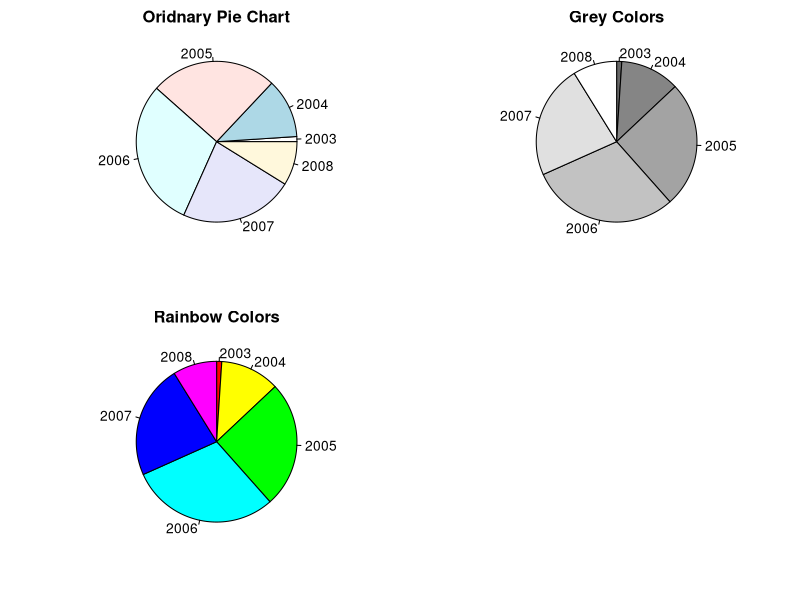

Recreate this plot in R. (Note: this script raises an error after producing the figure.)
#Chapter 7
#Topics:
# Pie Chart, pie()
# par()
# Bar Chart
# Strip Chart

#setwd("/home/diego/Learning/LearningR") #Laptop 
#setwd("/home/valdeslab/Learning/LearningR") #GreenMachine
rm(list = ls()) #clear environment

#Pie Chart
BFCases = read.table(file = "RBook/BirdFluCases.txt", header = TRUE)
names(BFCases)
str(BFCases)

Cases = rowSums(BFCases[ , 2:16]) #Sum up rows for cols 2:16
names(Cases) = BFCases[ , 1] #Assign names to be the year
Cases

par(mfrow = c(2,2), mar = c(3,3,2,1))
pie(Cases, main = "Oridnary Pie Chart")
pie(Cases, col = gray(seq(0.4, 1.0, length = 6)), clockwise = TRUE, main = "Grey Colors")
pie(Cases, col = rainbow(6), clockwise = TRUE, main = "Rainbow Colors")
#install plotrix 
install.packages("plotrix")
library(plotrix)
pie3D(Cases, labels = names(Cases), explode = 0.1, main = "3d Pie Chart", labelcex = 0.6)

#par()
#Provides graph parameters
#mfrow(x,y) - x rows, y cols
#mar(b,l,t,r) - white space between graphs - bottom, left, top, right 

op = par(mfrow = c(2,2), mar = c(3,3,2,1)) #Set par to display charts
pie(Cases, main = "Oridnary Pie Chart")
pie(Cases, col = gray(seq(0.4, 1.0, length = 6)), clockwise = TRUE, main = "Grey Colors")
pie(Cases, col = rainbow(6), clockwise = TRUE, main = "Rainbow Colors")
pie3D(Cases, labels = names(Cases), explode = 0.1, main = "3d Pie Chart", labelcex = 0.6)
par(op) #Reset to default
pie3D(Cases, labels = names(Cases), explode = 0.1, main = "3d Pie Chart", labelcex = 0.6)

#Bar Chart
BFDeaths = read.table(file = "RBook/BirdFluDeaths.txt", header = TRUE, check.names = FALSE) #File has a bad name
names(BFDeaths)
str(BFDeaths)
colnames(BFDeaths)[8] = "Indonesia" #Change to a good name

Deaths = rowSums(BFDeaths[, 2:16])
names(Deaths) = BFDeaths[,1]
Deaths

par(mfrow = c(2,2), mar = c(3,3,2,1))
barplot(Cases, main = "Bird Flu Cases")
Counts = cbind(Cases, Deaths)
barplot(Counts)
barplot(t(Counts), col = gray(c(0.5, 1))) #Use t() to transpose data for chart making
barplot(t(Counts), beside = TRUE)
barplot(Counts, beside = TRUE)

par(mfrow = c(1,2))
barplot(t(Counts), beside = TRUE)
barplot(Counts, beside = TRUE)

Benthic = read.table(file = "RBook/RIKZ2.txt", header = TRUE)
Bent.M = tapply(Benthic$Richness, INDEX = Benthic$Beach, FUN = mean) #Bent.M = tapply(Benthic$Richness, Benthic$Beach, mean)
Bent.sd = tapply(Benthic$Richness, Benthic$Beach, sd)
MSD = cbind(Bent.M, Bent.sd)

#Create the bar chart in stages
barplot(Bent.M)
barplot(Bent.M, xlab = "Beach", ylim = c(0,20), ylab = "Richness", col = rainbow(9)) #Add labels and color
bp = barplot(Bent.M, xlab = "Beach", ylim = c(0,20), ylab = "Richness", col = rainbow(9)) #Assign mid points of x axis to be starts of sd
bp
arrows(bp, Bent.M, bp, Bent.M + Bent.sd, lwd = 1.5, angle = 90, length = 0.1) #Add the arrows for the sd
box() #Put a box around the plot

#Strip Chart
Benth.le = tapply(Benthic$Richness, Benthic$Beach, length) #Sample size for each beach
Bent.se = Bent.sd / sqrt(Benth.le) #Standard error - divide sd by sample size

stripchart(Benthic$Richness ~ Benthic$Beach, vert = TRUE, pch = 1, method = "jitter", jit = 0.05, xlab = "Beach", ylab = "Richness")
points(1:9, Bent.M, pch = 16, cex = 1.5) #Add means of each beach
arrows(1:9, Bent.M, 1:9, Bent.M + Bent.se, lwd = 1.5, angle = 90, length = 0.1) #Add the sd
arrows(1:9, Bent.M, 1:9, Bent.M - Bent.se, lwd = 1.5, angle = 90, length = 0.1)


#7.3














